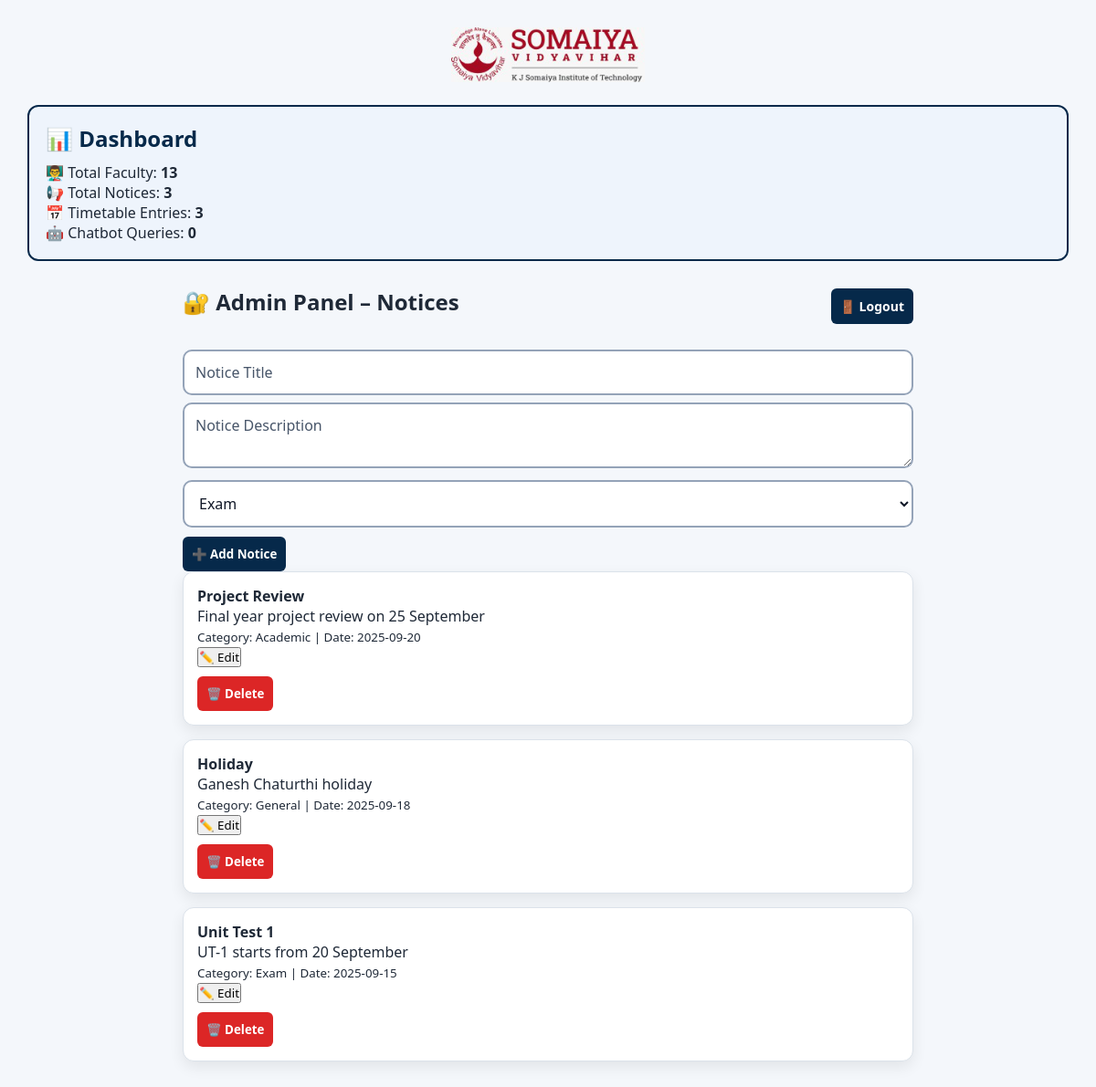
Before: /admin (signed in) with the older database file.
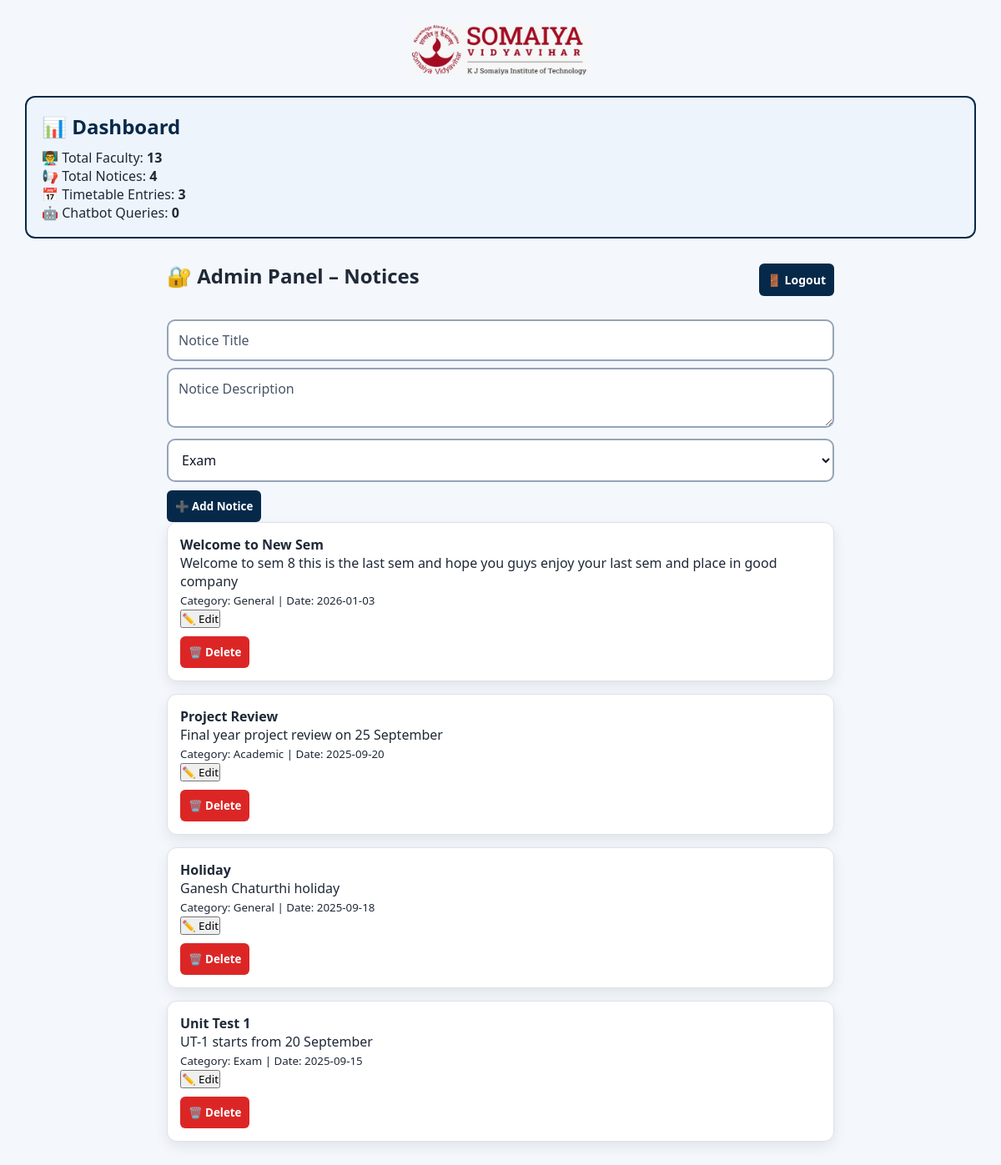
After: the same page with the newer database file.
### tables this page shows
CREATE TABLE notices (
    id INTEGER PRIMARY KEY AUTOINCREMENT,
    title TEXT,
    description TEXT,
    category TEXT,
    posted_on DATE
);

### app.py (the view)
@app.route("/admin")
def admin():
    if not session.get("admin_logged_in"):
        return redirect(url_for("admin_login"))
    conn = sqlite3.connect("college.db")
    cursor = conn.cursor()
    cursor.execute("""
    CREATE TABLE IF NOT EXISTS chatbot_logs (
        id INTEGER PRIMARY KEY AUTOINCREMENT,
        user_query TEXT,
        created_at TIMESTAMP DEFAULT CURRENT_TIMESTAMP
    )
    """)
    cursor.execute("SELECT COUNT(*) FROM faculty")
    faculty_count = cursor.fetchone()[0]
    cursor.execute("SELECT COUNT(*) FROM notices")
    notice_count = cursor.fetchone()[0]
    cursor.execute("SELECT COUNT(*) FROM timetable")
    timetable_count = cursor.fetchone()[0]
    cursor.execute("SELECT COUNT(*) FROM chatbot_logs")
    chat_count = cursor.fetchone()[0]
    cursor.execute("""
        SELECT id, title, description, category, posted_on
        FROM notices
        ORDER BY posted_on DESC
    """)
    notices = cursor.fetchall()
    conn.close()
    return render_template(
        "admin.html",
        notices=notices,
        faculty_count=faculty_count,
        notice_count=notice_count,
        timetable_count=timetable_count,
        chat_count=chat_count
    )

### templates/admin.html (shortened to what this page needs)
<!DOCTYPE html>
<html>
<head>
    <head>
        <link rel="stylesheet" href="{{ url_for('static', filename='style.css') }}">
    </head>
<body class="admin-body">
    <div style="text-align:center; margin-bottom:20px;">
    <img src="{{ url_for('static', filename='kjsit_logo.png') }}"
         alt="KJSIT Logo"
         height="60">
</div>
<div class="admin-dashboard">
  <h2>📊 Dashboard</h2>
  <p>👨‍🏫 Total Faculty: <b>{{ faculty_count }}</b></p>
  <p>📢 Total Notices: <b>{{ notice_count }}</b></p>
  <p>📅 Timetable Entries: <b>{{ timetable_count }}</b></p>
  <p>🤖 Chatbot Queries: <b>{{ chat_count }}</b></p>
</div>
<div class="admin-container">
    <div class="top-actions">
        <h2>🔐 Admin Panel – Notices</h2>
        <form action="/admin-logout" method="get">
            <button type="submit" class="admin-btn logout-btn">
                🚪 Logout
            </button>
        </form>
    </div>
    <form method="POST" action="/admin/add-notice">
        <input type="text" name="title" placeholder="Notice Title" required>
        <textarea name="description" placeholder="Notice Description" required></textarea>
        <select name="category">
            <option value="Exam">Exam</option>
        </select>
        <button class="admin-btn" type="submit">➕ Add Notice</button>
    </form>
    {% for n in notices %}
    <div class="admin-card">
        <strong>{{ n[1] }}</strong><br>
        {{ n[2] }}<br>
        <small>Category: {{ n[3] }} | Date: {{ n[4] }}</small>
        <form method="GET" action="/admin/edit-notice/{{ n[0] }}">
            <button type="submit">✏️ Edit</button>
        </form>
        <form method="POST" action="/admin/delete-notice/{{ n[0] }}">
            <button class="admin-btn delete" type="submit">🗑️ Delete</button>
        </form>
    </div>
    {% endfor %}
</div>
</body>
</html>

### static/style.css (style rules this page uses)
* { box-sizing: border-box; margin: 0; padding: 0; font-family: system-ui, -apple-system, BlinkMacSystemFont, "Segoe UI", sans-serif; }
body { background: #f4f7fb; color: #1f2937; }
body.admin-body { display: block; min-height: auto; padding: 30px; background: #f4f7fb; }
.admin-dashboard { border: 2px solid #06294a; background: #eef4fc; padding: 18px; margin-bottom: 25px; border-radius: 14px; }
.admin-dashboard h2 { color: #06294a; margin-bottom: 10px; }
.admin-container { max-width: 800px; margin: auto; }
.admin-card { background: #ffffff; padding: 16px; border-radius: 14px; margin-bottom: 15px; border: 1px solid #dbe2ea; box-shadow: 0 6px 16px rgba(0,0,0,0.08); }
body.admin-body input, body.admin-body textarea, body.admin-body select { background-color: #ffffff; color: #111827; border: 2px solid #94a3b8; padding: 12px; border-radius: 10px; font-size: 16px; width: 100%; margin-top: 8px; }
body.admin-body input::placeholder, body.admin-body textarea::placeholder { color: #475569; }
.admin-btn { background: #06294a; color: #ffffff; padding: 12px; border-radius: 8px; border: none; cursor: pointer; font-weight: bold; margin-top: 10px; }
.admin-btn.delete { background: #dc2626; }
.top-actions { display: flex; justify-content: space-between; align-items: center; margin-bottom: 20px; }
.logout-btn { background-color: #dc2626; padding: 8px 18px; border-radius: 8px; font-size: 14px; }

### templates/admin.html (style rules this page uses)
.admin-body { background: #f4f7fb; font-family: Arial, sans-serif; color: #1f2937; padding: 30px; }
.admin-container { max-width: 800px; margin: auto; }
.admin-card { background: #ffffff; padding: 15px; border-radius: 12px; margin-bottom: 15px; border: 1px solid #dbe2ea; box-shadow: 0 6px 16px rgba(0,0,0,0.08); }
.admin-dashboard { border: 2px solid #06294a; background: #eef4fc; padding: 18px; margin-bottom: 20px; border-radius: 12px; }
.admin-dashboard h2 { color: #06294a; }
.admin-btn { background: #06294a; color: white; padding: 10px; border-radius: 6px; border: none; cursor: pointer; font-weight: bold; }
.admin-btn.delete { background: #dc2626; }

Changed rows visible on the page:
added notices: title "Welcome to New Sem", description "Welcome to sem 8 this is the last sem and hope you guys enjoy your last sem and place in good company", category "General", posted_on "2026-01-03"
Other visible differences:
{{ notice_count }}: "3" → "4"
